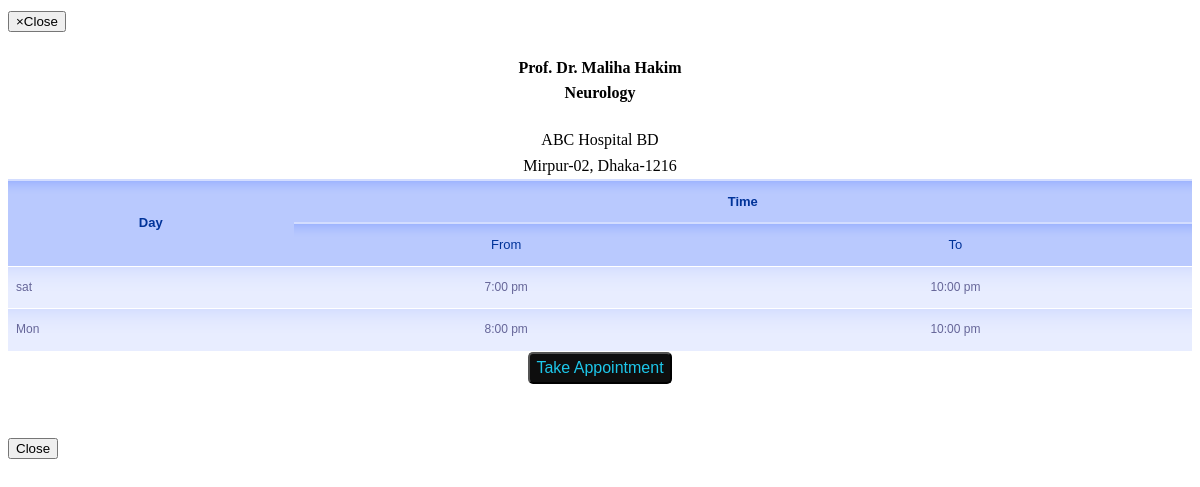
/public/website/schedule_modal.php?id=2, run on the app's committed database.
### tables this page shows
CREATE TABLE schedule (
  schedule_id INT(11) NOT NULL AUTO_INCREMENT,
  doctor_id INT(11) NOT NULL,
  hospital_id INT(11) NOT NULL,
  doctor_contact VARCHAR(25) DEFAULT NULL,
  doctor_asst_contact VARCHAR(25) DEFAULT NULL,
  fee VARCHAR(25) DEFAULT NULL,
  will_join VARCHAR(50) DEFAULT NULL,
  room VARCHAR(50) DEFAULT NULL,
  availability VARCHAR(25) DEFAULT 'yes',
  sat_aval VARCHAR(25) DEFAULT NULL,
  sat_from VARCHAR(25) DEFAULT NULL,
  sat_to VARCHAR(25) DEFAULT NULL,
  sat_max INT(11) DEFAULT NULL,
  sun_aval VARCHAR(25) DEFAULT NULL,
  sun_from VARCHAR(25) DEFAULT NULL,
  sun_to VARCHAR(25) DEFAULT NULL,
  sun_max INT(11) DEFAULT NULL,
  mon_aval VARCHAR(25) DEFAULT NULL,
  mon_from VARCHAR(25) DEFAULT NULL,
  mon_to VARCHAR(25) DEFAULT NULL,
  mon_max INT(11) DEFAULT NULL,
  tues_aval VARCHAR(25) DEFAULT NULL,
  tues_from VARCHAR(25) DEFAULT NULL,
  tues_to VARCHAR(25) DEFAULT NULL,
  tues_max INT(11) DEFAULT NULL,
  wed_aval VARCHAR(25) DEFAULT NULL,
  wed_from VARCHAR(25) DEFAULT NULL,
  wed_to VARCHAR(25) DEFAULT NULL,
  wed_max INT(11) DEFAULT NULL,
  thur_aval VARCHAR(25) DEFAULT NULL,
  thur_from VARCHAR(25) DEFAULT NULL,
  thur_to VARCHAR(25) DEFAULT NULL,
  thur_max INT(11) DEFAULT NULL,
  fri_aval VARCHAR(25) DEFAULT NULL,
  fri_from VARCHAR(25) DEFAULT NULL,
  fri_to VARCHAR(25) DEFAULT NULL,
  fri_max INT(11) DEFAULT NULL,
  PRIMARY KEY (doctor_id, hospital_id),
  UNIQUE INDEX UK_schedule_schedule_id (schedule_id),
  CONSTRAINT FK_schedule_doctor_doctor_id FOREIGN KEY (doctor_id)
    REFERENCES doctor(doctor_id) ON DELETE RESTRICT ON UPDATE RESTRICT,
  CONSTRAINT FK_schedule_hospital_hospital_id FOREIGN KEY (hospital_id)
    REFERENCES hospital(hospital_id) ON DELETE RESTRICT ON UPDATE RESTRICT
);

CREATE TABLE doctor (
  doctor_id INT(11) NOT NULL AUTO_INCREMENT,
  name VARCHAR(50) NOT NULL,
  speciality VARCHAR(255) NOT NULL,
  qualification TEXT NOT NULL,
  pic VARCHAR(255) DEFAULT NULL,
  gender VARCHAR(255) DEFAULT NULL,
  contact VARCHAR(255) DEFAULT NULL,
  fee VARCHAR(255) DEFAULT NULL,
  PRIMARY KEY (doctor_id),
  UNIQUE INDEX UK_doctor_doctor_id (doctor_id)
);

CREATE TABLE hospital (
  hospital_id INT(11) NOT NULL AUTO_INCREMENT,
  admin_id INT(11) NOT NULL,
  name VARCHAR(100) NOT NULL,
  address VARCHAR(255) NOT NULL,
  speciality VARCHAR(255) NOT NULL,
  description TEXT NOT NULL,
  phone VARCHAR(255) DEFAULT NULL,
  emergency VARCHAR(255) DEFAULT NULL,
  fax VARCHAR(255) DEFAULT NULL,
  email VARCHAR(50) DEFAULT NULL,
  lat FLOAT(10, 6) DEFAULT NULL,
  lng FLOAT(10, 6) DEFAULT NULL,
  PRIMARY KEY (hospital_id),
  CONSTRAINT FK_hospital_admin_admin_id FOREIGN KEY (admin_id)
    REFERENCES admin(admin_id) ON DELETE RESTRICT ON UPDATE RESTRICT
);

### public/website/schedule_modal.php (the view, shortened to what this page needs)
<!DOCTYPE html>
<html lang="en">
<head>
    <link href="../admin/hospital/assets/css/table.css" rel="stylesheet">
</head>
<body>
<?php
include("../../includes/db_connection.php");
        if(isset($_GET['id'])){
            $id = $_GET['id'];
            $id=(int)$id;
            $sql = "SELECT
                      d.name AS doc_name,
                      h.name AS h_name,
                      h.address AS address,
                      s.doctor_asst_contact AS asst,
                      s.schedule_id AS s_id,
                      d.speciality AS sp,
                      d.qualification AS q,
                      s.availability,
                      s.will_join,
                      s.sat_aval,
                      s.sat_from,
                      s.sat_to,
                      s.sat_max,
                      s.sun_aval,
                      s.sun_from,
                      s.sun_to,
                      s.sun_max,
                      s.mon_aval,
                      s.mon_from,
                      s.mon_to,
                      s.mon_max,
                      s.tues_aval,
                      s.tues_from,
                      s.tues_to,
                      s.tues_max,
                      s.wed_aval,
                      s.wed_from,
                      s.wed_to,
                      s.wed_max,
                      s.thur_aval,
                      s.thur_from,
                      s.thur_to,
                      s.thur_max,
                      s.fri_aval,
                      s.fri_from,
                      s.fri_to,
                      s.fri_max
                      FROM hospital h, schedule s,doctor d
                      WHERE
                      s.doctor_id={$id} AND
                      h.hospital_id=s.hospital_id AND
                      d.doctor_id=s.doctor_id";
            $doc=mysqli_query($connection,$sql);
            $doc_name = mysqli_fetch_assoc($doc);
            $result=mysqli_query($connection,$sql);
?>
<div class="modal-header">
    <button type="button" class="close" data-dismiss="modal"><span aria-hidden="true">&times;</span><span class="sr-only">Close</span></button>
    <h4 class="modal-title" id="memberModalLabel" align="center"><?php echo $doc_name['doc_name'].'<br>'.$doc_name['sp']; ?></h4>
</div>
<div class="dash">
    <div class="modal-body">
        <?php
        while($row = mysqli_fetch_assoc($result)){
            $table=true;
            ?>
        <div class="row" align="center">
            <label><?php echo $row['h_name'].'<br>'.$row['address'] ?></label>
            <br>
        </div>
        <table id="gradient-style" <?php if($table==false) echo "hidden" ?> >
    </div>
    <thead>
        <th rowspan="2" style="text-align: center"><b>Day</b></th>
        <th colspan="2" style="text-align: center"><b>Time</b></th>
    <tr>
        <th style="text-align: center">From</th>
        <th style="text-align: center">To</th>
    </tr>
    </thead>
    <?php
    if($row['sat_aval']=="yes"){
        echo '<tr>';
        echo '<td>sat</td>';
        echo '<td style="text-align: center">'.date("g:i a", strtotime($row['sat_from'])).'</td>';
        echo '<td style="text-align: center">'.date("g:i a", strtotime($row['sat_to'])).'</td>';
    }
    ?>
    <?php
        if($row['mon_aval']=="yes"){
            echo '<tr>';
            echo '<td>Mon</td>';
            echo '<td style="text-align: center">'.date("g:i a", strtotime($row['mon_from'])).'</td>';
            echo '<td style="text-align: center">'.date("g:i a", strtotime($row['mon_to'])).'</td>';
        }
    ?>
    <div class="row" align="center">
        <button class="button" style="display: <?php
        if($table==false){
            echo "none";
        }
        ?>"
                onclick=window.open('appointment.php?<?php echo "sid=".$row['s_id']; ?>','_blank')>Take Appointment</button>
    </div>
        <br>
        <br>
       <?php } ?>
    </div>
<?php
}
?>
    <div class="modal-footer">
        <button type="button" class="btn btn-default" data-dismiss="modal"">Close</button>
    </div>
</body>
</html>

### public/admin/hospital/assets/css/table.css (style rules this page uses)
body { line-height: 1.6em; }
#gradient-style { font-family: "Lucida Sans Unicode", "Lucida Grande", Sans-Serif; font-size: 12px; margin: 0px; width: 100%; text-align: left; border-collapse: collapse; }
#gradient-style th { font-size: 13px; font-weight: normal; padding: 8px; background: #b9c9fe url('table-images/gradhead.png') repeat-x; border-top: 2px solid #d3ddff; border-bottom: 1px solid #fff; color: #039; }
#gradient-style td { padding: 8px; border-bottom: 1px solid #fff; color: #669; border-top: 1px solid #fff; background: #e8edff url('table-images/gradback.png') repeat-x; }
.button { line-height: 1; display: inline-block; font-size: 1.2rem; text-decoration: none; border-radius: 5px; color: #fff; padding: 8px; background-color: #4b908f; }

### public/website/schedule_modal.php (style rules this page uses)
.button { line-height: 1; display: inline-block; font-size: 1.2rem; text-decoration: none; border-radius: 5px; color: #1DC7EA; padding: 6px; background-color: #0e0e0e; font-size: inherit; }

### data on the page
schedule: doctor.name "Prof. Dr. Maliha Hakim", doctor.speciality "Neurology", hospital.name "ABC Hospital BD", hospital.address "Mirpur-02, Dhaka-1216", sat_from "7:00 pm", sat_to "10:00 pm", mon_from "8:00 pm", mon_to "10:00 pm"
